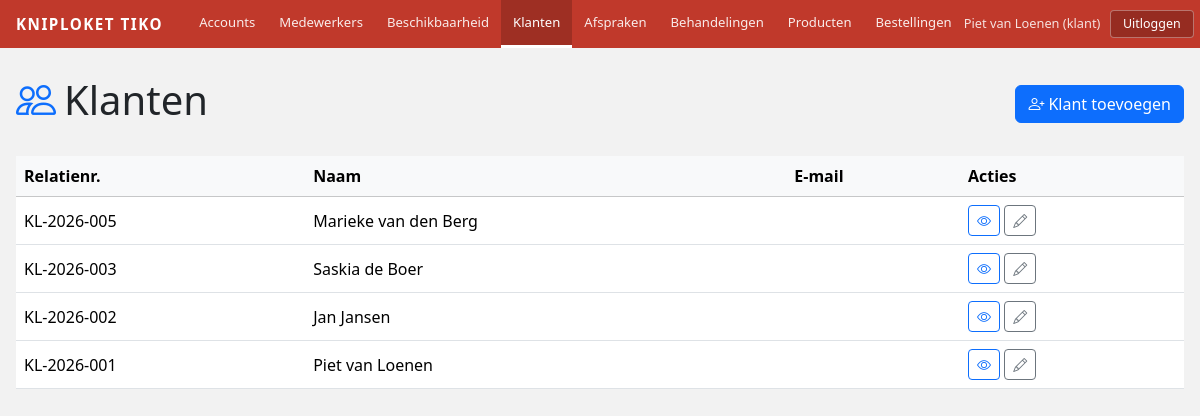
The page /klanten (signed in) on the database its author committed.
### tables this page shows
CREATE TABLE Klant (
    Id INT AUTO_INCREMENT PRIMARY KEY,
    UserId INT NOT NULL,
    Voornaam VARCHAR(100) NOT NULL,
    Tussenvoegsel VARCHAR(50) NULL DEFAULT NULL,
    Achternaam VARCHAR(100) NOT NULL,
    Relatienummer VARCHAR(50) NOT NULL UNIQUE,
    Bijzonderheden TEXT NULL DEFAULT NULL,
    IsActief BIT(1) NOT NULL DEFAULT 1,
    Opmerking VARCHAR(255) NULL DEFAULT NULL,
    DatumAangemaakt DATETIME(6) NOT NULL DEFAULT CURRENT_TIMESTAMP(6),
    DatumGewijzigd DATETIME(6) NOT NULL DEFAULT CURRENT_TIMESTAMP(6) ON UPDATE CURRENT_TIMESTAMP(6),
    CONSTRAINT fk_klant_user FOREIGN KEY (UserId) REFERENCES users(id) ON DELETE RESTRICT ON UPDATE CASCADE
);

### app/core/Controller.php (called while the page is built, shortened)
<?php
abstract class Controller
{
    protected function view(string $view, array $data = [], string $layout = 'layouts/main'): void
    {
        $data['base'] = defined('BASE_URL') ? BASE_URL : '';
        extract($data, EXTR_SKIP);
        $viewBestand   = dirname(__DIR__) . '/views/' . $view . '.php';
        $layoutBestand = dirname(__DIR__) . '/views/' . $layout . '.php';
        require $viewBestand;
        $inhoud = ob_get_clean();
        require $layoutBestand;
    }
}

### app/controllers/KlantController.php (called while the page is built, shortened)
<?php
class KlantController extends Controller
{
    private KlantModel $klantModel;
    public function __construct()
    {
        $this->klantModel = new KlantModel();
    }
    public function index(): void
    {
        $gezochtPostcode = trim($_GET['postcode'] ?? '');
        $filterActief    = $gezochtPostcode !== '';
        $postcode        = $filterActief ? $gezochtPostcode : null;
        $perPagina     = 4;
        $huidigePagina = max(1, (int)($_GET['pagina'] ?? 1));
        $totaalKlanten = $this->klantModel->telKlanten($postcode);
        $totaalPaginas = max(1, (int)ceil($totaalKlanten / $perPagina));
        $huidigePagina = min($huidigePagina, $totaalPaginas);
        $offset        = ($huidigePagina - 1) * $perPagina;
        $klanten       = $this->klantModel->haalKlantenOp($postcode, $perPagina, $offset);
        $this->klantModel->logTechnischeActie(
            'INFO',
            'KlantController',
            'Klanten overzicht bekeken',
            json_encode([
                'postcode' => $postcode ?? 'alle',
                'pagina'   => $huidigePagina,
                'totaal'   => $totaalKlanten
            ])
        );
        $this->view('klanten/index', compact(
            'flash',
            'klanten',
            'huidigePagina',
            'totaalPaginas',
            'totaalKlanten',
            'gezochtPostcode',
            'filterActief'
        ));
    }
}

### app/core/Router.php (called while the page is built, shortened)
<?php
class Router
{
    private array  $routes    = [];
    public function __construct()
    {
        $this->routes  = require dirname(__DIR__) . '/config/routes.php';
    }
    public function dispatch(): void
    {
        $methode = $_SERVER['REQUEST_METHOD'];
        $uri     = $this->normaliseUri($_SERVER['REQUEST_URI'] ?? '/');
        $sleutel = $methode . ' ' . $uri;
        [$controllerNaam, $actie] = $this->routes[$sleutel];
        $controller = new $volledigeNaam();
        $controller->$actie();
    }
    private function normaliseUri(string $uri): string
    {
        $pad = parse_url($uri, PHP_URL_PATH) ?? '/';
        $pad = '/' . ltrim($pad, '/');
        if ($pad !== '/') {
            $pad = rtrim($pad, '/');
        }
        return $pad;
    }
}

### public/index.php (called while the page is built, shortened)
<?php
spl_autoload_register(function (string $klasse): void {
    $pad = dirname(__DIR__) . '/app/' . str_replace(
        ['App\\', '\\'],
        ['',      '/'],
        $klasse
    ) . '.php';
});
require_once dirname(__DIR__) . '/app/core/helpers.php';
$router = new Router();
$router->dispatch();

### app/core/helpers.php (called while the page is built)
<?php
function url(string $pad = '/'): string
{
    $base = defined('BASE_URL') ? BASE_URL : '';
    return $base . '/' . ltrim($pad, '/');
}

### app/config/database.php (called while the page is built)
<?php
return [
    'driver'   => 'mysql',
    'host'     => '127.0.0.1',
    'port'     => '3306',
    'database' => 'kniploket_tiko',
    'username' => 'root',
    'password' => '',
    'charset'  => 'utf8mb4',
    'options'  => [
        PDO::ATTR_ERRMODE            => PDO::ERRMODE_EXCEPTION,
        PDO::ATTR_DEFAULT_FETCH_MODE => PDO::FETCH_ASSOC,
        PDO::ATTR_EMULATE_PREPARES   => false,
    ],
];

### app/core/Database.php (called while the page is built, shortened)
<?php
class Database
{
    private static ?Database $instantie = null;
    private PDO $pdo;
    private function __construct()
    {
        $config = require dirname(__DIR__) . '/config/database.php';
        $dsn = sprintf(
            '%s:host=%s;port=%s;dbname=%s;charset=%s',
            $config['driver'],
            $config['host'],
            $config['port'],
            $config['database'],
            $config['charset']
        );
        try {
            $this->pdo = new PDO($dsn, $config['username'], $config['password'], $config['options']);
        } catch (PDOException $e) {
            $logger = new Logger();
            $logger->error('Databaseverbinding mislukt: ' . $e->getMessage());
            http_response_code(500);
            die('Databaseverbinding niet beschikbaar. Controleer de configuratie.');
        }
    }
    public static function getInstance(): Database
    {
        if (self::$instantie === null) {
            self::$instantie = new self();
        }
        return self::$instantie;
    }
    public function getPdo(): PDO
    {
        return $this->pdo;
    }
}

### app/models/KlantModel.php (called while the page is built, shortened)
<?php
class KlantModel
{
    private PDO $pdo;
    public function __construct()
    {
        $this->pdo = Database::getInstance()->getPdo();
    }
    public function haalKlantenOp(?string $postcode, int $perPagina, int $offset): array
    {
        $sql = 'SELECT k.Id, k.Voornaam, k.Tussenvoegsel, k.Achternaam, k.Relatienummer,
                       c.Straatnaam, c.Huisnummer, c.Toevoeging, c.Postcode, c.Plaats, c.Mobiel, c.Email
                FROM Klant k
                LEFT JOIN KlantPerContact kpc ON kpc.KlantId = k.Id AND kpc.IsActief = 1
                LEFT JOIN Contact c ON c.Id = kpc.ContactId AND c.IsActief = 1
                WHERE k.IsActief = 1';
        $params = [];
        $sql .= ' ORDER BY k.Achternaam, k.Voornaam LIMIT :limit OFFSET :offset';
        $stmt = $this->pdo->prepare($sql);
        $stmt->bindValue(':limit',  $perPagina, \PDO::PARAM_INT);
        $stmt->bindValue(':offset', $offset,    \PDO::PARAM_INT);
        $stmt->execute();
        return $stmt->fetchAll();
    }
    public function telKlanten(?string $postcode): int
    {
        $sql = 'SELECT COUNT(*) FROM Klant k
                LEFT JOIN KlantPerContact kpc ON kpc.KlantId = k.Id AND kpc.IsActief = 1
                LEFT JOIN Contact c ON c.Id = kpc.ContactId AND c.IsActief = 1
                WHERE k.IsActief = 1';
        $params = [];
        $stmt = $this->pdo->prepare($sql);
        $stmt->execute($params);
        return (int) $stmt->fetchColumn();
    }
}

### app/views/klanten/index.php (the view)
<div class="d-flex justify-content-between align-items-center mb-4">
    <h1><i class="bi bi-people me-2 text-primary"></i>Klanten</h1>
    <a href="<?= url('/klanten/aanmaken') ?>" class="btn btn-primary">
        <i class="bi bi-person-plus me-1"></i>Klant toevoegen
    </a>
</div>
<?php if (empty($klanten)): ?>
    <div class="alert alert-info">Nog geen klanten gevonden.</div>
<?php else: ?>
    <div class="table-responsive">
        <table class="table table-hover align-middle">
            <thead class="table-light">
                <tr>
                    <th>Relatienr.</th>
                    <th>Naam</th>
                    <th>E-mail</th>
                    <th>Acties</th>
                </tr>
            </thead>
            <tbody>
                <?php foreach ($klanten as $k): ?>
                <tr>
                    <td><?= htmlspecialchars($k['Relatienummer'], ENT_QUOTES, 'UTF-8') ?></td>
                    <td>
                        <?= htmlspecialchars(
                            $k['Voornaam']
                            . ($k['Tussenvoegsel'] ? ' ' . $k['Tussenvoegsel'] : '')
                            . ' ' . $k['Achternaam'],
                            ENT_QUOTES, 'UTF-8'
                        ) ?>
                    </td>
                    <td><?= htmlspecialchars($k['email'], ENT_QUOTES, 'UTF-8') ?></td>
                    <td>
                        <a href="<?= url('/klanten/detail?id=' . (int)$k['Id']) ?>"
                           class="btn btn-sm btn-outline-primary">
                            <i class="bi bi-eye"></i>
                        </a>
                        <a href="<?= url('/klanten/wijzigen?id=' . (int)$k['Id']) ?>"
                           class="btn btn-sm btn-outline-secondary">
                            <i class="bi bi-pencil"></i>
                        </a>
                    </td>
                </tr>
                <?php endforeach; ?>
            </tbody>
        </table>
    </div>
<?php endif; ?>

### app/views/layouts/main.php (shortened to what this page needs)
<!DOCTYPE html>
<html lang="nl">
<head>
    <link rel="stylesheet" href="https://cdn.jsdelivr.net/npm/bootstrap@5.3.3/dist/css/bootstrap.min.css">
    <link rel="stylesheet" href="https://cdn.jsdelivr.net/npm/bootstrap-icons@1.11.3/font/bootstrap-icons.min.css">
</head>
<body>
<?php if (!empty($_SESSION['gebruiker_id'])):
    $huidig = parse_url($_SERVER['REQUEST_URI'] ?? '/', PHP_URL_PATH) ?? '/';
    $huidig = rtrim($huidig, '/') ?: '/';
    $huidig = $huidig ?: '/';
?>
<nav class="kt-nav">
    <a class="kt-brand" href="<?= url('/dashboard') ?>">Kniploket Tiko</a>
    <ul class="kt-links">
        <?php
        $items = [
            '/dashboard'       => 'Accounts',
            '/medewerkers'     => 'Medewerkers',
            '/beschikbaarheid' => 'Beschikbaarheid',
            '/klanten'         => 'Klanten',
            '/afspraken'       => 'Afspraken',
            '/behandelingen'   => 'Behandelingen',
            '/producten'       => 'Producten',
            '/bestellingen'    => 'Bestellingen',
        ];
        foreach ($items as $pad => $label):
            $actief = str_starts_with($huidig, $pad) ? 'actief' : '';
        ?>
        <li><a href="<?= url($pad) ?>" class="<?= $actief ?>"><?= $label ?></a></li>
        <?php endforeach; ?>
    </ul>
    <div class="kt-right">
        <span class="kt-user">
            <?= htmlspecialchars($_SESSION['gebruiker_naam'] ?? '', ENT_QUOTES, 'UTF-8') ?>
            (<?= htmlspecialchars($_SESSION['gebruiker_rol'] ?? '', ENT_QUOTES, 'UTF-8') ?>)
        </span>
        <a href="<?= url('/logout') ?>" class="kt-logout">Uitloggen</a>
    </div>
</nav>
<?php endif; ?>
<div class="kt-content">
    <?= $inhoud ?>
</div>
</body>
</html>

### app/views/layouts/main.php (style rules this page uses)
body { background: #f2f2f2; font-family: 'Segoe UI', sans-serif; margin: 0; }
.kt-nav { background: #c0392b; display: flex; align-items: stretch; min-height: 48px; padding: 0 1rem; }
.kt-nav .kt-brand { color: #fff; font-weight: 800; font-size: .95rem; letter-spacing: 1.5px; text-transform: uppercase; text-decoration: none; display: flex; align-items: center; padding-right: 1.5rem; white-space: nowrap; }
.kt-nav .kt-links { display: flex; align-items: stretch; list-style: none; margin: 0; padding: 0; flex: 1; }
.kt-nav .kt-links li a { color: rgba(255,255,255,.9); text-decoration: none; font-size: .82rem; font-weight: 500; padding: 0 .75rem; display: flex; align-items: center; height: 100%; border-bottom: 3px solid transparent; white-space: nowrap; transition: background .15s, border-color .15s; }
.kt-nav .kt-links li a.actief { background: rgba(0,0,0,.18); border-bottom-color: #fff; color: #fff; }
.kt-nav .kt-right { display: flex; align-items: center; gap: .6rem; margin-left: auto; }
.kt-nav .kt-user { color: rgba(255,255,255,.85); font-size: .8rem; white-space: nowrap; }
.kt-nav .kt-logout { background: rgba(0,0,0,.22); color: #fff; border: 1px solid rgba(255,255,255,.35); border-radius: .25rem; font-size: .78rem; padding: .2rem .75rem; text-decoration: none; white-space: nowrap; }
.kt-content { max-width: 1200px; margin: 1.75rem auto; padding: 0 1rem; }

### rows shown on the page
klant: Relatienummer "KL-2026-005", Voornaam+Tussenvoegsel+Achternaam "Marieke van den Berg"
klant: Relatienummer "KL-2026-003", Voornaam+Tussenvoegsel+Achternaam "Saskia de Boer"
klant: Relatienummer "KL-2026-002", Voornaam+Tussenvoegsel+Achternaam "Jan Jansen"
klant: Relatienummer "KL-2026-001", Voornaam+Tussenvoegsel+Achternaam "Piet van Loenen"

### other values the page prints
$label "Accounts"
$label "Medewerkers"
$label "Beschikbaarheid"
$label "Klanten"
$label "Afspraken"
$label "Behandelingen"
$label "Producten"
$label "Bestellingen"
$_SESSION['gebruiker_naam'] "Piet van Loenen"
$_SESSION['gebruiker_rol'] "klant"
